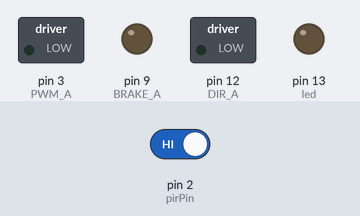
Simulated run of this sketch. Board: Arduino Uno, built with avr-gcc and run on an emulated ATmega328P. On the bench: switched loads named in the sketch (green lamp = pin HIGH), output pins drawn as LEDs (lit = HIGH). The inputs (shaded band) are chosen by the test bench; at power-on: pin 2 (pirPin) HIGH. What the sketch prints to the serial monitor is not drawn.

Above: at 1.2 s.
1.3 s: pin 2 (pirPin) driven LOW
At 2.3 s:
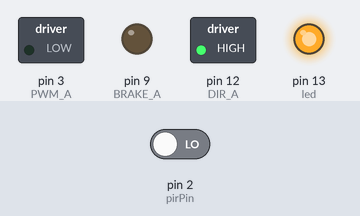
Timing chart, 0 to 4.3 s (numbered marks = the images above; inputs shaded):
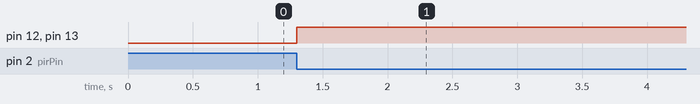

The sketch:

pir_motor_jun13a.ino
```cpp
const int
PWM_A   = 3,
DIR_A   = 12,
led = 13,
BRAKE_A = 9,
pirPin = 2,
SNS_A   = A0;


  int loopCounter = 0;
  char buf[20];

void setup() {
  // Configure the A output
  pinMode(BRAKE_A, OUTPUT);  // Brake pin on channel A
  pinMode(DIR_A, OUTPUT);    // Direction pin on channel A
  pinMode(led, OUTPUT);
  pinMode(pirPin, INPUT);
  digitalWrite(led, LOW);   // turn the LED off (LOW is the voltage level)
;

  // Open Serial communication
  Serial.begin(9600);
}

void loop() {

  int pirVal = digitalRead(pirPin);

  if(pirVal == LOW){ //was motion detected
  digitalWrite(led, HIGH);   // turn the LED on (HIGH is the voltage level)
  digitalWrite(BRAKE_A, LOW);  // setting brake LOW disable motor brake
  digitalWrite(DIR_A, HIGH);   // setting direction to HIGH the motor will spin forward
  analogWrite(PWM_A, 255);     // Set the speed of the motor, 255 is the maximum value
  // now stop the motor by inertia, the motor will stop slower than with the brake function
  analogWrite(PWM_A, 0);       // turn off power to the motor
  delay(1000);
  loopCounter++;
  sprintf(buf, "%d :Motion Detected", loopCounter);
  Serial.println(buf);
  }

}
```

Measured:
- after the input at 1.3 s, pin 12 (DIR_A), pin 13 (led): LOW → HIGH at once
